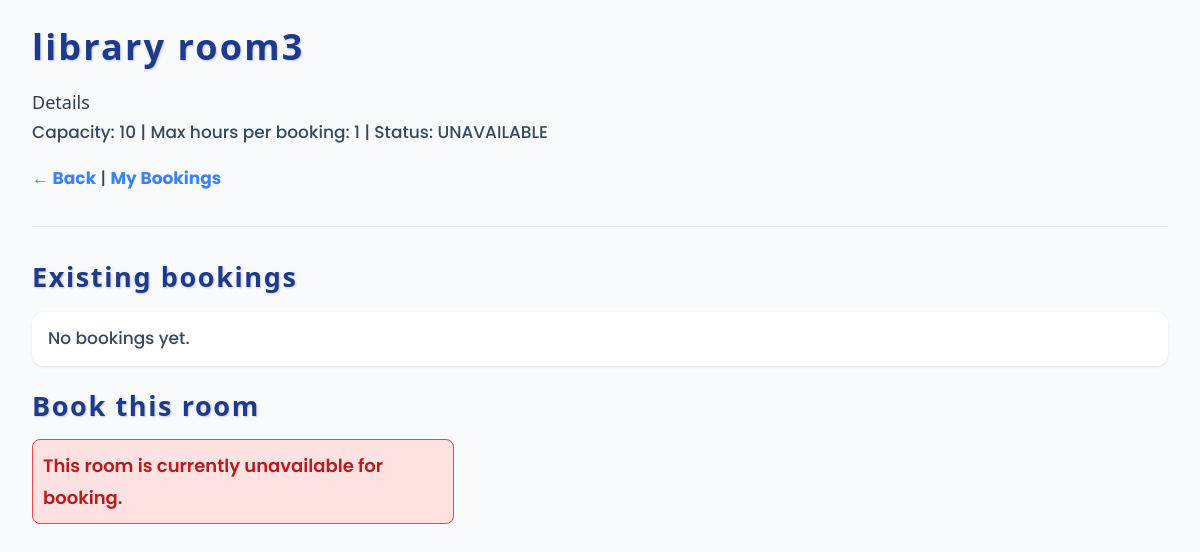
Page /room/3/ on the committed database.
### booking/models.py (models this page shows, shortened)
class Room(models.Model):
    name = models.CharField(max_length=100)
    capacity = models.IntegerField(default=0)
    max_hours = models.IntegerField(default=1)
    status = models.CharField(max_length=20, default="AVAILABLE")
    image = models.ImageField(upload_to="rooms/", null=True, blank=True)

### booking/views.py (the view)
# urls.py: path("room/<int:room_id>/", views.room_detail, name="room_detail"),
def room_detail(request, room_id):
    room = get_object_or_404(Room, pk=room_id)
    bookings = Booking.objects.filter(room=room)
    if request.method == "POST":
        if not request.user.is_authenticated:
            return redirect(f"{reverse('login')}?next={request.path}")
        instance = Booking(room_id=room.id, user_id=request.user.id)
        form = BookingForm(request.POST, instance=instance)
        if form.is_valid():
            try:
                form.save()
                return redirect("room_detail", room_id=room.id)
            except Exception as e:
                form.add_error(None, str(e))
    else:
        instance = Booking(room_id=room.id, user_id=request.user.id if request.user.is_authenticated else None)
        form = BookingForm(instance=instance)
    return render(request, "booking/room_detail.html", {
        "room": room,
        "bookings": bookings,
        "form": form
    })

### booking/templates/booking/room_detail.html (shortened to what this page needs)
{% load static %}
<!DOCTYPE html>
<html lang="en">
<head>
  <link rel="stylesheet" href="{% static 'booking/css/style.css' %}">
</head>
<body>
  <h1>{{ room.name }}</h1>
  <p1>Details</p1>
  <p>
    Capacity: {{ room.capacity }} |
    Max hours per booking: {{ room.max_hours }} |
    Status: {{ room.status }}
  </p>
  <p><a href="/">← Back</a>  |  <a href="{% url 'mine' %}">My Bookings</a></p>
<hr>
  <h2>Existing bookings</h2>
  <ul>
    {% for b in bookings %}
      <li>{{ b.start_time }} → {{ b.end_time }} ({{ b.user.username }})</li>
    {% empty %}
      <li>No bookings yet.</li>
    {% endfor %}
  </ul>
  <h2>Book this room</h2>
  {% if room.status != "AVAILABLE" %}
    <div class="msg err">This room is currently unavailable for booking.</div>
  {% endif %}
</body>
</html>

### booking/static/booking/css/style.css (style rules this page uses)
body { font-family: 'Poppins', system-ui, Segoe UI, Roboto, Arial, sans-serif; background-color: #f9fafb; color: #1f2937; margin: 1rem; line-height: 1.6; }
h1, h2, h3 { font-weight: 700; color: #111827; margin-bottom: 0.75rem; }
a { color: #3b82f6; text-decoration: none; transition: color 0.2s ease-in-out; }
.msg { padding: 1rem; border-radius: 0.75rem; margin: 1rem 0; font-weight: 600; max-width: 400px; font-family: 'Poppins', system-ui, sans-serif; }
.msg.err { background-color: #fee2e2; border: 1px solid #ef4444; color: #b91c1c; }
ul { list-style-type: none; padding-left: 0; font-family: 'Poppins', system-ui, sans-serif; }
ul li { background-color: white; margin-bottom: 0.75rem; padding: 0.75rem 1rem; border-radius: 0.75rem; box-shadow: 0 1px 3px rgb(0 0 0 / 0.1); }
p { margin-top: 0; margin-bottom: 1rem; font-family: 'Poppins', system-ui, sans-serif; }
hr { border: none; border-top: 1px solid #e5e7eb; margin: 2rem 0; }
a { color: #3b82f6; text-decoration: none; font-weight: 600; position: relative; transition: color 0.3s ease, transform 0.15s ease; cursor: pointer; }
a::after { content: ''; position: absolute; width: 100%; height: 2px; bottom: -3px; left: 0; background-color: #3b82f6; transform: scaleX(0); transform-origin: right; transition: transform 0.3s ease; }
body { font-family: 'Yoppin', system-ui, Segoe UI, Roboto, Arial, sans-serif; background-color: #f9fafb; color: #2c3e50; margin: 1.5rem 2rem; line-height: 1.75; font-size: 18px; }
h1, h2, h3 { font-weight: 800; color: #1e3a8a; margin-bottom: 1rem; letter-spacing: 0.06em; line-height: 1.3; text-shadow: 1px 1px 2px rgba(30, 58, 138, 0.25); }
p, li, label, a, span { font-weight: 500; font-size: 17px; color: #34495e; }
a { color: #3b82f6; font-weight: 700; text-decoration: none; transition: color 0.3s ease; }
.msg { padding: 1rem; border-radius: 0.75rem; margin: 1rem 0; font-weight: 600; max-width: 400px; }
ul { list-style-type: none; padding-left: 0; }
p { margin-top: 0; margin-bottom: 1rem; }

### booking/templates/booking/room_detail.html (style rules this page uses)
body { font-family:system-ui,Segoe UI,Roboto,Arial }
.msg { padding:10px;border:1px solid #ccc;margin:10px 0;border-radius:8px }
.err { border-color:#ef4444;background:#fee2e2 }

### rows in the picture
Room: name "library room3", capacity "10", max_hours "1", status "UNAVAILABLE"
